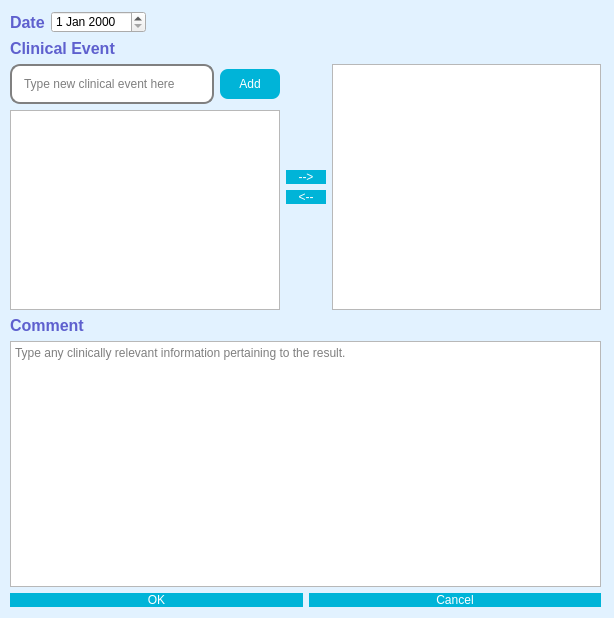
<?xml version="1.0" encoding="UTF-8"?>
<ui version="4.0">
 <class>DlgAddEditEvent</class>
 <widget class="QDialog" name="DlgAddEditEvent">
  <property name="geometry">
   <rect>
    <x>0</x>
    <y>0</y>
    <width>614</width>
    <height>618</height>
   </rect>
  </property>
  <property name="windowTitle">
   <string>Add Event</string>
  </property>
  <property name="styleSheet">
   <string notr="true">QDialog {
	background-color: #e2f2ff;
}

QPushButton {
	background-color: #00b4d8;
	color: white;
	border-radius: 8px;
	font-family: &quot;Readex Pro&quot;;
	font: 12px;
}

QPushButton::hover{
	border: 3px solid #0077b6;
}

QLineEdit {
	border: 2px  solid gray;
	border-radius: 10px;
	padding: 10px;
	font-family:  &quot;Readex Pro&quot;;
	font: 12px;

}

QLabel {
	color: #5E60CE;
	font-family: &quot;Raleway&quot;;
	font-size: 16px;
	font-weight: bold;
}</string>
  </property>
  <widget class="QWidget" name="">
   <property name="geometry">
    <rect>
     <x>10</x>
     <y>11</y>
     <width>591</width>
     <height>596</height>
    </rect>
   </property>
   <layout class="QVBoxLayout" name="lytMain">
    <item>
     <layout class="QHBoxLayout" name="lytDate">
      <item>
       <widget class="QLabel" name="lblDate_event">
        <property name="text">
         <string>Date</string>
        </property>
       </widget>
      </item>
      <item>
       <widget class="QDateEdit" name="dteDate_event"/>
      </item>
      <item>
       <spacer name="horizontalSpacer">
        <property name="orientation">
         <enum>Qt::Horizontal</enum>
        </property>
        <property name="sizeType">
         <enum>QSizePolicy::Fixed</enum>
        </property>
        <property name="sizeHint" stdset="0">
         <size>
          <width>800</width>
          <height>20</height>
         </size>
        </property>
       </spacer>
      </item>
     </layout>
    </item>
    <item>
     <widget class="QLabel" name="labelEvent">
      <property name="text">
       <string>Clinical Event</string>
      </property>
     </widget>
    </item>
    <item>
     <layout class="QHBoxLayout" name="lytBottom">
      <item>
       <layout class="QVBoxLayout" name="lytLeft">
        <item>
         <layout class="QHBoxLayout" name="lytAddEvent">
          <item>
           <widget class="QLineEdit" name="ledNewEvent">
            <property name="placeholderText">
             <string>Type new clinical event here</string>
            </property>
           </widget>
          </item>
          <item>
           <widget class="QPushButton" name="btnNewEvent">
            <property name="minimumSize">
             <size>
              <width>60</width>
              <height>30</height>
             </size>
            </property>
            <property name="toolTip">
             <string>Add new indication to list of indications in the database</string>
            </property>
            <property name="text">
             <string>Add</string>
            </property>
            <property name="icon">
             <iconset resource="../resource/resource.qrc">
              <normaloff>:/icon/add.png</normaloff>:/icon/add.png</iconset>
            </property>
           </widget>
          </item>
         </layout>
        </item>
        <item>
         <widget class="QListWidget" name="lstCurrentEvent"/>
        </item>
       </layout>
      </item>
      <item>
       <layout class="QVBoxLayout" name="lytEventButtons">
        <item>
         <spacer name="verticalSpacer">
          <property name="orientation">
           <enum>Qt::Vertical</enum>
          </property>
          <property name="sizeHint" stdset="0">
           <size>
            <width>20</width>
            <height>40</height>
           </size>
          </property>
         </spacer>
        </item>
        <item>
         <widget class="QPushButton" name="btnAddEvent">
          <property name="minimumSize">
           <size>
            <width>40</width>
            <height>0</height>
           </size>
          </property>
          <property name="toolTip">
           <string>Add indication to patient's profile</string>
          </property>
          <property name="text">
           <string>--&gt;</string>
          </property>
         </widget>
        </item>
        <item>
         <widget class="QPushButton" name="btnRemoveEvent">
          <property name="toolTip">
           <string>Remove indication from patient's profile</string>
          </property>
          <property name="text">
           <string>&lt;--</string>
          </property>
         </widget>
        </item>
        <item>
         <spacer name="verticalSpacer_2">
          <property name="orientation">
           <enum>Qt::Vertical</enum>
          </property>
          <property name="sizeHint" stdset="0">
           <size>
            <width>20</width>
            <height>40</height>
           </size>
          </property>
         </spacer>
        </item>
       </layout>
      </item>
      <item>
       <widget class="QListWidget" name="lstPatientEvent"/>
      </item>
     </layout>
    </item>
    <item>
     <widget class="QLabel" name="lblComment">
      <property name="text">
       <string>Comment</string>
      </property>
     </widget>
    </item>
    <item>
     <widget class="QTextEdit" name="txtComment_event">
      <property name="toolTip">
       <string>Add clinically relevant comments</string>
      </property>
      <property name="tabChangesFocus">
       <bool>false</bool>
      </property>
      <property name="placeholderText">
       <string>Type any clinically relevant information pertaining to the result.</string>
      </property>
     </widget>
    </item>
    <item>
     <layout class="QHBoxLayout" name="lytButton">
      <item>
       <widget class="QPushButton" name="btnOK_event">
        <property name="text">
         <string>OK</string>
        </property>
       </widget>
      </item>
      <item>
       <widget class="QPushButton" name="btnCancel_event">
        <property name="text">
         <string>Cancel</string>
        </property>
       </widget>
      </item>
     </layout>
    </item>
   </layout>
  </widget>
  <zorder>lblDate_event</zorder>
  <zorder>dteDate_event</zorder>
  <zorder>ledNewEvent</zorder>
  <zorder>btnNewEvent</zorder>
  <zorder>lstCurrentEvent</zorder>
  <zorder>btnRemoveEvent</zorder>
  <zorder>lstPatientEvent</zorder>
  <zorder>btnAddEvent</zorder>
  <zorder>txtComment_event</zorder>
  <zorder>layoutWidget</zorder>
  <zorder>lblComment</zorder>
 </widget>
 <resources>
  <include location="../resource/resource.qrc"/>
 </resources>
 <connections/>
</ui>
